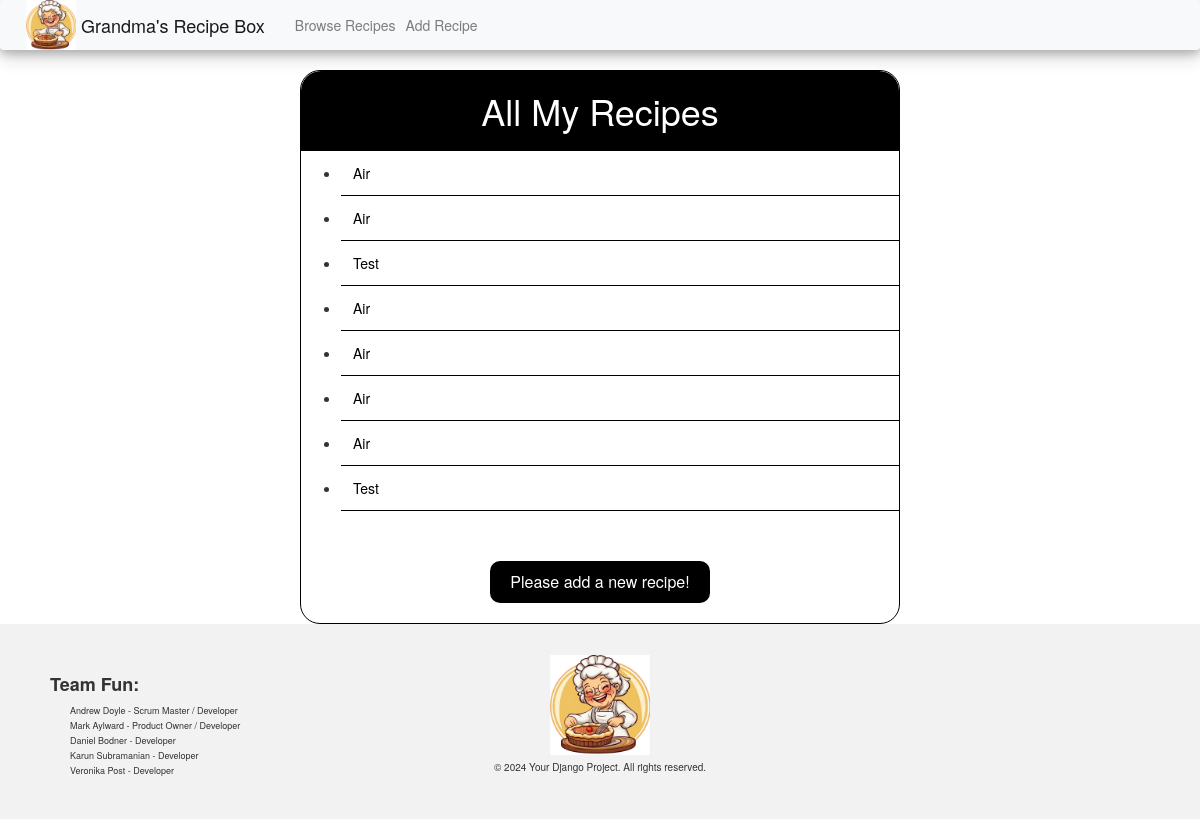
Before: / with the older database file.
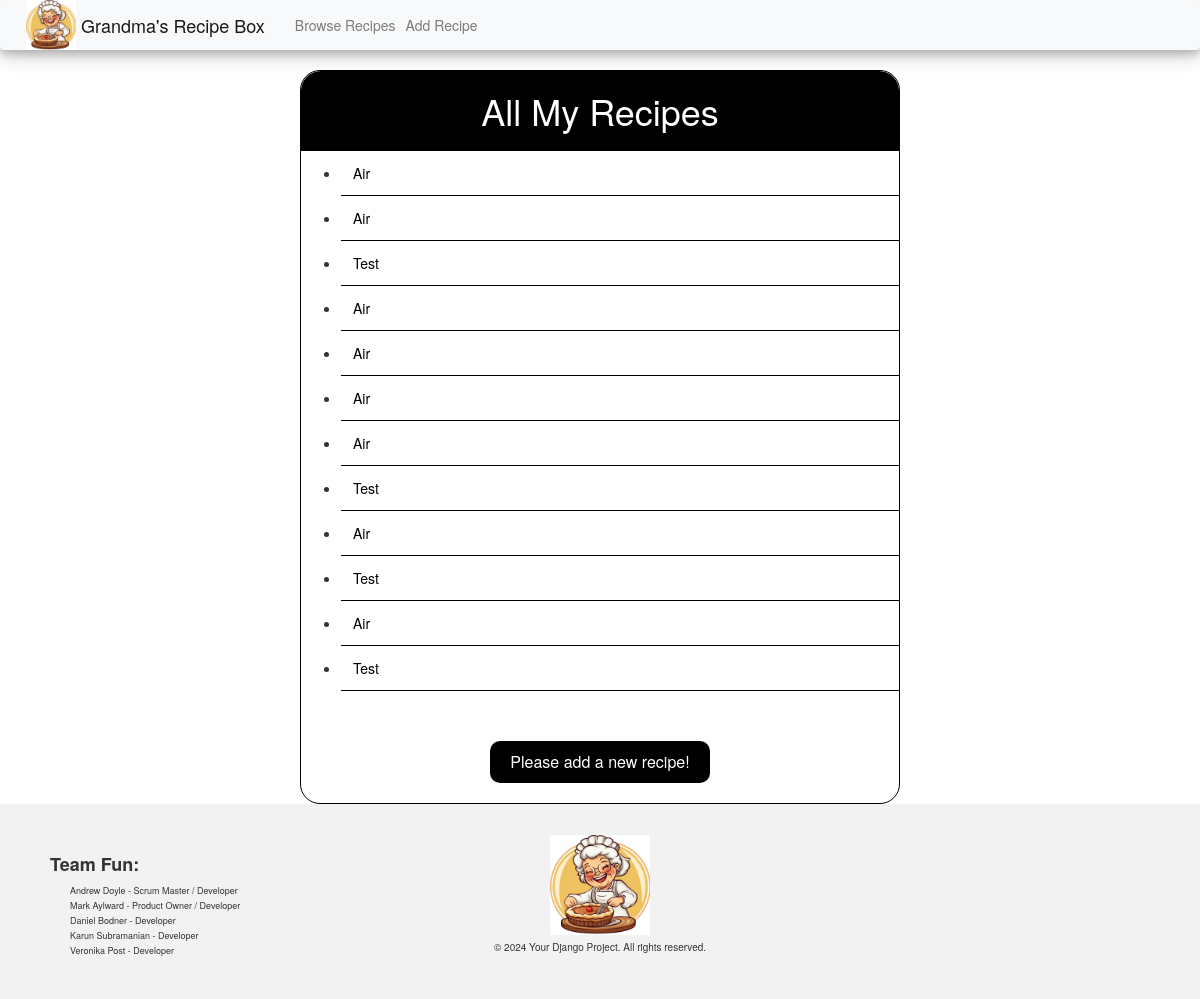
After: the same page with the newer database file.
### recipes/models.py (models this page shows, shortened)
class Recipe(models.Model):
    title = models.CharField(max_length=100, null=False, blank=False)
    ingredients = models.TextField(null=False, blank=False)
    instructions = models.TextField(null=False, blank=False)
    prepMinutes = models.IntegerField(null=False, blank=False)
    cookMinutes = models.IntegerField(null=False, blank=False)
    servings = models.IntegerField(null=False, blank=False)
    tags = TaggableManager()

### recipes/views.py (the view)
# urls.py: path("", views.browseRecipe, name="browseRecipe")
def browseRecipe(request, tags=None):
    recipes = Recipe.objects.all() # TODO add filtering
    return render(request, "browseRecipes.html", {
        "recipes": recipes
    })

### recipes/templates/browseRecipes.html (shortened to what this page needs)
{% extends "layout.html" %}
{% block body %}
    <div class="browseMainDiv">
        <div class="browseDiv">
            <h1 class="browseHeader">All My Recipes</h1>
            <div style="justify-content:left; width:100%;">
                <ul>
                {% for recipe in recipes %}
                    <li class="listItem"><a href="/viewRecipe/{{ recipe.id }}">{{ recipe.title }}</a></li>
                {% empty %}
                    <li class="listItem">No recipes found :( </li>
                {% endfor %}
                </ul>
            </div>
            <div style="margin-top:10px;">
                <button onclick="location.href='{% url 'addRecipe' %}'" class="button">
                  Please add a new recipe!
              </button>
            </div>
        </div>
    </div>
{% endblock %}

Changed rows visible on the page:
added Recipe: title "Air"
added Recipe: title "Test"
added Recipe: title "Air"
added Recipe: title "Test"
